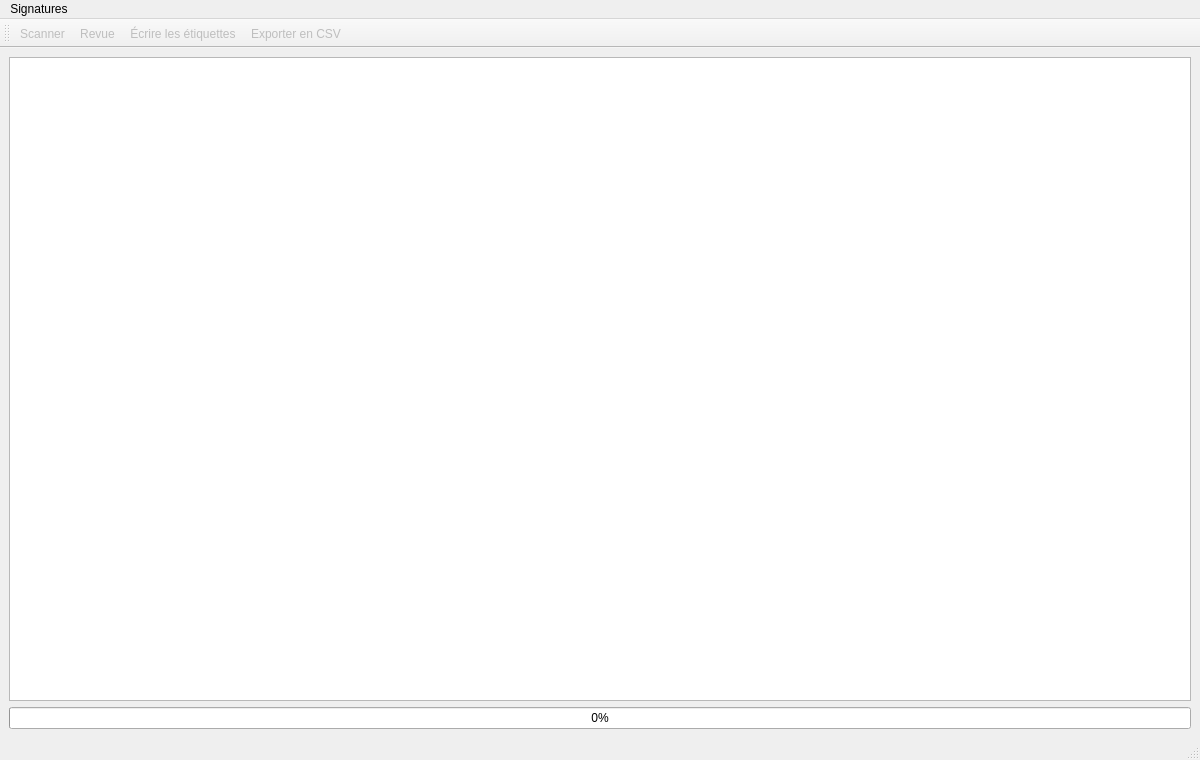
<?xml version="1.0" encoding="UTF-8"?>
<ui version="4.0">
 <class>MainWindow</class>
 <widget class="QMainWindow" name="MainWindow">
  <property name="geometry">
   <rect>
    <x>0</x>
    <y>0</y>
    <width>1200</width>
    <height>760</height>
   </rect>
  </property>
  <property name="windowTitle">
   <string>Signatures — classement des dessins par dessinateur</string>
  </property>
  <widget class="QWidget" name="centralwidget">
   <layout class="QVBoxLayout" name="verticalLayout">
    <item>
     <widget class="QTableWidget" name="tableResults">
      <property name="alternatingRowColors">
       <bool>true</bool>
      </property>
      <property name="selectionBehavior">
       <enum>QAbstractItemView::SelectRows</enum>
      </property>
      <property name="sortingEnabled">
       <bool>true</bool>
      </property>
     </widget>
    </item>
    <item>
     <widget class="QProgressBar" name="progressBar">
      <property name="value">
       <number>0</number>
      </property>
      <property name="visible">
       <bool>false</bool>
      </property>
     </widget>
    </item>
   </layout>
  </widget>
  <widget class="QMenuBar" name="menubar">
   <property name="geometry">
    <rect>
     <x>0</x>
     <y>0</y>
     <width>1200</width>
     <height>22</height>
    </rect>
   </property>
   <widget class="QMenu" name="menuSignatures">
    <property name="title">
     <string>Signatures</string>
    </property>
    <addaction name="actionScan"/>
    <addaction name="actionReview"/>
    <addaction name="actionWriteTags"/>
    <addaction name="actionExportCsv"/>
   </widget>
   <addaction name="menuSignatures"/>
  </widget>
  <widget class="QStatusBar" name="statusbar"/>
  <widget class="QToolBar" name="toolBar">
   <property name="windowTitle">
    <string>Outils</string>
   </property>
   <attribute name="toolBarArea">
    <enum>TopToolBarArea</enum>
   </attribute>
   <attribute name="toolBarBreak">
    <bool>false</bool>
   </attribute>
   <addaction name="actionScan"/>
   <addaction name="actionReview"/>
   <addaction name="actionWriteTags"/>
   <addaction name="actionExportCsv"/>
  </widget>
  <action name="actionScan">
   <property name="enabled">
    <bool>false</bool>
   </property>
   <property name="icon">
    <iconset resource="../../../resources/icons/media_restorer.qrc">
     <normaloff>:/icons/magnifier-32x32-456351.png</normaloff>:/icons/magnifier-32x32-456351.png
    </iconset>
   </property>
   <property name="text">
    <string>Scanner</string>
   </property>
   <property name="toolTip">
    <string>Localiser et comparer la signature de chaque dessin de la cible aux dessinateurs déjà connus (Ctrl+R)</string>
   </property>
   <property name="shortcut">
    <string>Ctrl+R</string>
   </property>
  </action>
  <action name="actionReview">
   <property name="enabled">
    <bool>false</bool>
   </property>
   <property name="icon">
    <iconset resource="../../../resources/icons/media_restorer.qrc">
     <normaloff>:/icons/eye.png</normaloff>:/icons/eye.png
    </iconset>
   </property>
   <property name="text">
    <string>Revue</string>
   </property>
   <property name="toolTip">
    <string>Revoir un par un les dessins non reconnus automatiquement (crop manuel ou choix du dessinateur) (Ctrl+Shift+R)</string>
   </property>
   <property name="shortcut">
    <string>Ctrl+Shift+R</string>
   </property>
  </action>
  <action name="actionWriteTags">
   <property name="enabled">
    <bool>false</bool>
   </property>
   <property name="icon">
    <iconset resource="../../../resources/icons/media_restorer.qrc">
     <normaloff>:/icons/document-save-2.png</normaloff>:/icons/document-save-2.png
    </iconset>
   </property>
   <property name="text">
    <string>Écrire les étiquettes</string>
   </property>
   <property name="toolTip">
    <string>Écrire le dessinateur reconnu dans les métadonnées de chaque image, au format DigiKam (confirmation demandée) (Ctrl+S)</string>
   </property>
   <property name="shortcut">
    <string>Ctrl+S</string>
   </property>
  </action>
  <action name="actionExportCsv">
   <property name="enabled">
    <bool>false</bool>
   </property>
   <property name="icon">
    <iconset resource="../../../resources/icons/media_restorer.qrc">
     <normaloff>:/icons/document-save-as.png</normaloff>:/icons/document-save-as.png
    </iconset>
   </property>
   <property name="text">
    <string>Exporter en CSV</string>
   </property>
   <property name="toolTip">
    <string>Enregistrer le tableau de résultats dans un fichier CSV, sans modifier les images (Ctrl+E)</string>
   </property>
   <property name="shortcut">
    <string>Ctrl+E</string>
   </property>
  </action>
 </widget>
 <resources>
  <include location="../../../resources/icons/media_restorer.qrc"/>
 </resources>
 <connections/>
</ui>
